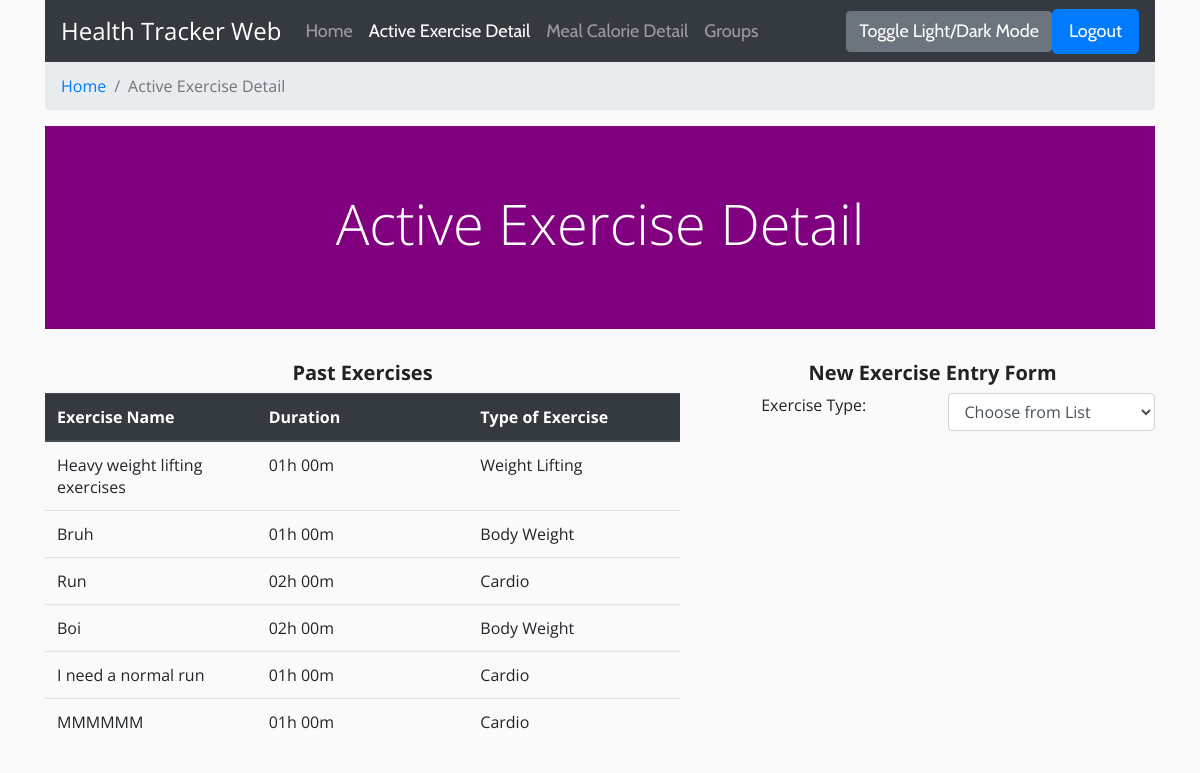
Page /exercise/ (signed in) on the committed database.
### healthTrackerApp/models.py (models this page shows, shortened)
class Exercise(models.Model):
    exerciseID = models.AutoField(primary_key= True, editable= False, unique=True)
    exerciseName = models.CharField(max_length= 255)
    timeStarted = models.TimeField()
    duration = models.TimeField()
    user = models.ForeignKey(User,db_column='userID', on_delete= models.CASCADE)
    exerciseTypeID = models.ForeignKey(ExerciseType,db_column='exerciseTypeID', on_delete= models.CASCADE)

class ExerciseType(models.Model):
    exerciseTypeID = models.AutoField(primary_key= True, editable= False, unique=True)
    exerciseTypeName = models.CharField(max_length= 255)
    dateCompleted = models.DateField()
    achievedTarget = models.BooleanField()

### healthTrackerApp/views.py (the view)
# urls.py: re_path('^exercise/$', views.exercise, name='exercise'),
def exercise(request):
    if not request.user.is_authenticated:
        return HttpResponseForbidden()
    context = {}
    exercise = Exercise.objects.filter(user=request.user)
    context['exercise'] = exercise
    return render(request, "exercise.html", context)

### healthTrackerApp/templates/exercise.html (shortened to what this page needs)
{% load static %}
<head>
<link rel="stylesheet" href="https://stackpath.bootstrapcdn.com/bootstrap/4.4.1/css/bootstrap.min.css">
{% block extrahead %}
<link rel="stylesheet" type="text/css" href="{% static 'healthTrackerApp/homepage.css' %}">
{% endblock %}
</head>
<body>
    <div class="container">
        <nav class="navbar navbar-expand-lg navbar-dark bg-dark">
            <div class="navbar-header">
                <a class="navbar-brand" style="font-size: 24px" href="#">Health Tracker Web</a>
            </div>
            <div class="navbar-collapse">
                <ul class="nav navbar-nav mr-auto d-mr-block justify-group-right">
                    <li>
                        <a class="nav-item nav-link" href="{% url 'home' %}">Home</a>
                    </li>
                    <li class="nav-item active">
                        <a class="nav-item nav-link" href="{% url 'exercise' %}">Active Exercise Detail</a>
                    </li>
                    <li>
                        <a class="nav-item nav-link" href="{% url 'meal' %}">Meal Calorie Detail</a>
                    </li>
                    <li>
                        <a class="nav-item nav-link" href="{% url 'groups' %}">Groups</a>
                    </li>
                </ul>
            </div>
            <button class="btn btn-secondary" onclick="darkMode()">Toggle Light/Dark Mode</button>
            {% if request.user.is_authenticated%}
                <a class="btn btn-primary btn-lg justify-content-right" href="{% url 'logout' %}">Logout</a>
        </nav>
        <nav aria-label="breadcrumb">
        <ol class="breadcrumb">
            <li class="breadcrumb-item" aria-current="page"><a href="{% url 'home' %}">Home</a></li>
            <li class="breadcrumb-item active" aria-current="page">Active Exercise Detail</li>
        </ol>
        </nav>
    </div>
    <div class="container">
        <div class="title d-block jumbotron jumbotron-fluid">
            <h2 class="display-4">Active Exercise Detail</h2>
        </div>
        <div class="row">
            <div class="col col-lg-7">
                <div class="table-responsive">
                <h2 class=".ListTitle">Past Exercises</h2>
                <table class="table">
                    <thead class = "thead-dark">
                        <tr>
                            <th style="width: 33%">Exercise Name</th>
                            <th style="width: 33%">Duration</th>
                            <th style="width: 33%">Type of Exercise</th>
                        </tr>
                    </thead>
                    <tbody>
                        {% for active in exercise %}
                        <tr>
                            <td>{{ active.exerciseName }} </td>
                            <td>{{ active.duration|time:"H\h i\m" }}</td>
                            <td>{{ active.exerciseTypeID.exerciseTypeName }}</td>
                        </tr>
                        {% endfor %}
                    </tbody>
                </table>
                </div>
            </div>
            {% if user.is_authenticated%}
            <div class="col col-lg-5 justify-content-center">
                <h2 class=".ListTitle">New Exercise Entry Form</h2>
                <div class="form-group row">
                    <div class="col-lg-6">
                        <label for="exerciseType">Exercise Type:</label>
                    </div>
                    <div class="col-lg-6">
                        <select class="form-control" id="ExerciseType" name="exerciseTypeNameDropDown">
                            <option class="default">Choose from List</option>
                        </select>
                    </div>
                </div>
                {% endif %}
            </div>
        </div>
    </div>
    {% else %}
                <a class="btn btn-primary btn-lg justify-content-right" href="{% url 'login' %}">Login</a>
        <p>You need to be logged in to add an exercise</p>
    {% endif %}
</body>

### healthTrackerApp/static/healthTrackerApp/homepage.css (style rules this page uses)
body { font-family: 'Open Sans', sans-serif; text-align: center; background-color: #fafafa; color: #222222; }
.title { font-family: 'Cabin', sans-serif; text-align: left; }
.jumbotron { font-family: 'Cabin', sans-serif; font-size: 18px; text-align: center; background-color: purple; color: white; }
.btn, .nav { font-family: 'Cabin', sans-serif; font-size: 18px; }
h2, h3, h4, h5, h6 { font-family: 'Open Sans', sans-serif; font-size: 14px; }
.\.ListTitle { font-size: 20px; font-weight: bold; text-underline-style: single; }

### rows in the picture
Exercise: exerciseName "Heavy weight lifting exercises", duration "01h 00m", exerciseTypeID.exerciseTypeName "Weight Lifting"
Exercise: exerciseName "Bruh", duration "01h 00m", exerciseTypeID.exerciseTypeName "Body Weight"
Exercise: exerciseName "Run", duration "02h 00m", exerciseTypeID.exerciseTypeName "Cardio"
Exercise: exerciseName "Boi", duration "02h 00m", exerciseTypeID.exerciseTypeName "Body Weight"
Exercise: exerciseName "I need a normal run", duration "01h 00m", exerciseTypeID.exerciseTypeName "Cardio"
Exercise: exerciseName "MMMMMM", duration "01h 00m", exerciseTypeID.exerciseTypeName "Cardio"
